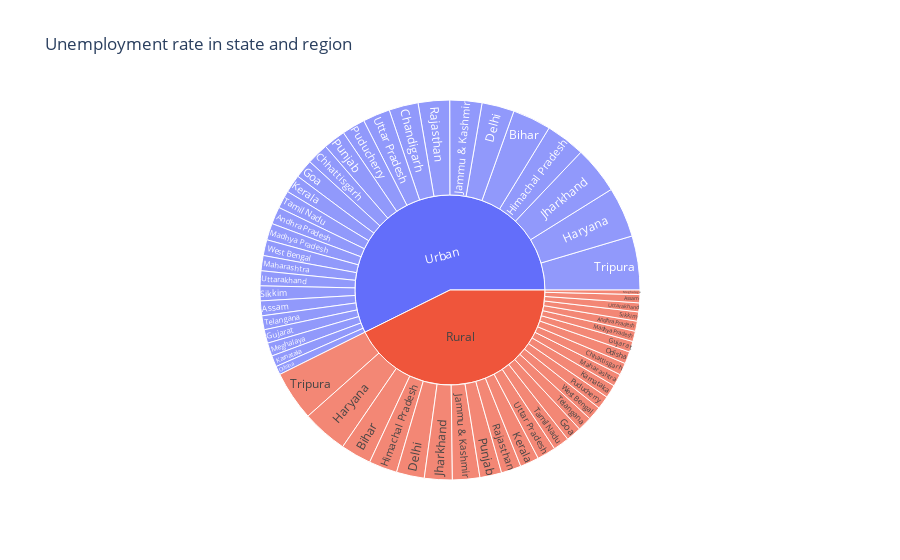

The cell this chart's notebook holds for it:
### Code cell
fig = px.sunburst(unemployment,path=['Area','Region'],values=' Estimated Unemployment Rate (%)',
                 title ='Unemployment rate in state and region',height=1000)
fig.show()

### Figure 1 — Plotly figure (JSON) as saved in the notebook; plotly's stock layout.template omitted (floating-point values rounded to 4 significant figures)
{"data": [{"branchvalues": "total", "domain": {"x": [0, 1], "y": [0, 1]}, "hovertemplate": "labels=%{label}<br> Estimated Unemployment Rate (%)=%{value}<br>parent=%{parent}<br>id=%{id}<extra></extra>", "ids": ["Rural/Andhra Pradesh", "Urban/Andhra Pradesh", "Rural/Assam", "Urban/Assam", "Rural/Bihar", "Urban/Bihar", "Urban/Chandigarh", "Rural/Chhattisgarh", "Urban/Chhattisgarh", "Rural/Delhi", "Urban/Delhi", "Rural/Goa", "Urban/Goa", "Rural/Gujarat", "Urban/Gujarat", "Rural/Haryana", "Urban/Haryana", "Rural/Himachal Pradesh", "Urban/Himachal Pradesh", "Rural/Jammu & Kashmir", "Urban/Jammu & Kashmir", "Rural/Jharkhand", "Urban/Jharkhand", "Rural/Karnataka", "Urban/Karnataka", "Rural/Kerala", "Urban/Kerala", "Rural/Madhya Pradesh", "Urban/Madhya Pradesh", "Rural/Maharashtra", "Urban/Maharashtra", "Rural/Meghalaya", "Urban/Meghalaya", "Rural/Odisha", "Urban/Odisha", "Rural/Puducherry", "Urban/Puducherry", "Rural/Punjab", "Urban/Punjab", "Rural/Rajasthan", "Urban/Rajasthan", "Rural/Sikkim", "Urban/Sikkim", "Rural/Tamil Nadu", "Urban/Tamil Nadu", "Rural/Telangana", "Urban/Telangana", "Rural/Tripura", "Urban/Tripura", "Rural/Uttar Pradesh", "Urban/Uttar Pradesh", "Rural/Uttarakhand", "Urban/Uttarakhand", "Rural/West Bengal", "Urban/West Bengal", "Rural", "Urban"], "labels": ["Andhra Pradesh", "Andhra Pradesh", "Assam", "Assam", "Bihar", "Bihar", "Chandigarh", "Chhattisgarh", "Chhattisgarh", "Delhi", "Delhi", "Goa", "Goa", "Gujarat", "Gujarat", "Haryana", "Haryana", "Himachal Pradesh", "Himachal Pradesh", "Jammu & Kashmir", "Jammu & Kashmir", "Jharkhand", "Jharkhand", "Karnataka", "Karnataka", "Kerala", "Kerala", "Madhya Pradesh", "Madhya Pradesh", "Maharashtra", "Maharashtra", "Meghalaya", "Meghalaya", "Odisha", "Odisha", "Puducherry", "Puducherry", "Punjab", "Punjab", "Rajasthan", "Rajasthan", "Sikkim", "Sikkim", "Tamil Nadu", "Tamil Nadu", "Telangana", "Telangana", "Tripura", "Tripura", "Uttar Pradesh", "Uttar Pradesh", "Uttarakhand", "Uttarakhand", "West Bengal", "West Bengal", "Rural", "Urban"], "name": "", "parents": ["Rural", "Urban", "Rural", "Urban", "Rural", "Urban", "Urban", "Rural", "Urban", "Rural", "Urban", "Rural", "Urban", "Rural", "Urban", "Rural", "Urban", "Rural", "Urban", "Rural", "Urban", "Rural", "Urban", "Rural", "Urban", "Rural", "Urban", "Rural", "Urban", "Rural", "Urban", "Rural", "Urban", "Rural", "Urban", "Rural", "Urban", "Rural", "Urban", "Rural", "Urban", "Rural", "Urban", "Rural", "Urban", "Rural", "Urban", "Rural", "Urban", "Rural", "Urban", "Rural", "Urban", "Rural", "Urban", "", ""], "type": "sunburst", "values": [5.526, 9.428, 4.491, 8.089, 16.77, 21.07, 15.99, 6.629, 11.85, 15.26, 17.73, 8.39, 10.16, 5.917, 7.411, 25.01, 27.55, 15.5, 21.58, 14.95, 17.55, 15.22, 25.95, 7.224, 6.128, 10.34, 9.906, 5.654, 9.159, 6.81, 8.305, 2.475, 7.302, 6.613, 4.703, 7.263, 12.75, 11.92, 12.14, 10.93, 17.19, 5.08, 8.153, 8.776, 9.793, 7.864, 7.612, 27.17, 29.53, 10.21, 14.89, 4.882, 8.162, 7.572, 8.677, 274.5, 368.8]}], "layout": {"autosize": true, "legend": {"tracegroupgap": 0}, "title": {"text": "Unemployment rate in state and region"}}}
